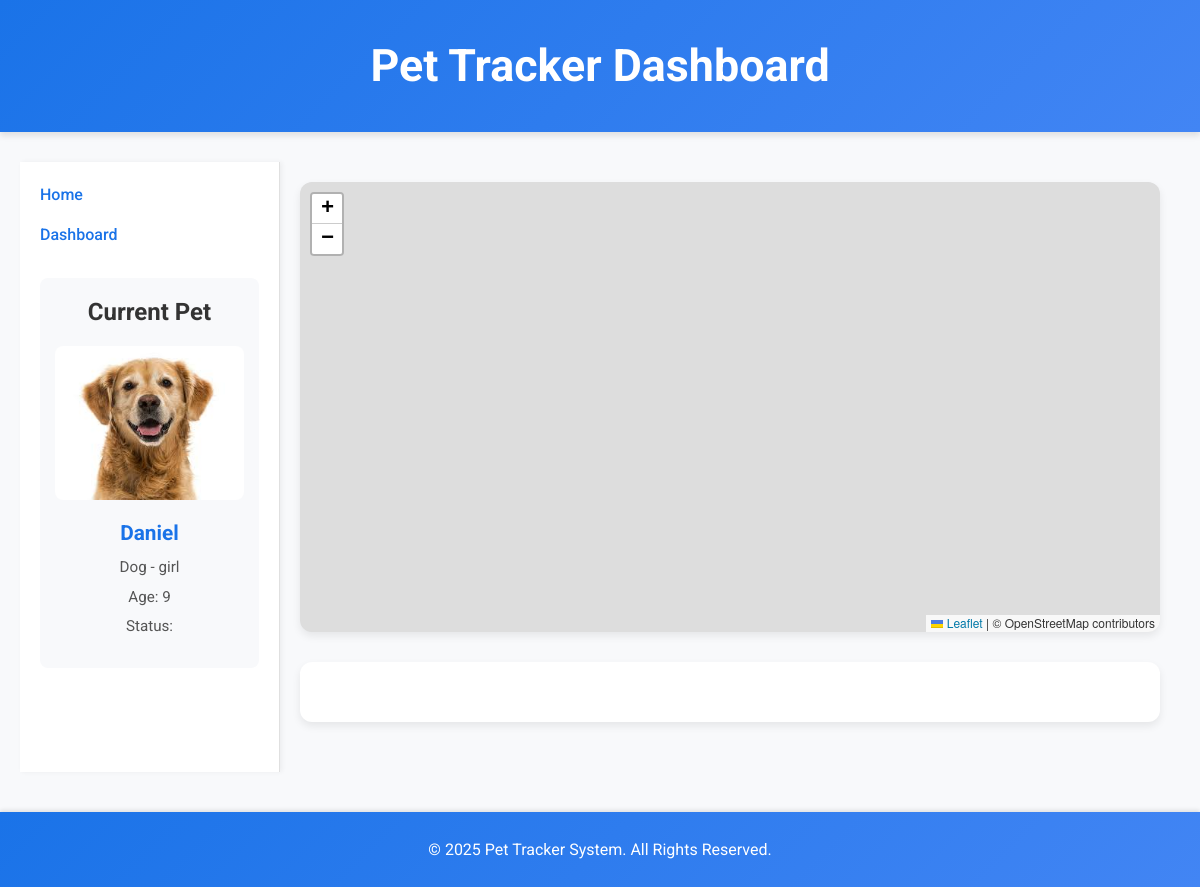
The page /dashboard (signed in) on the database its author committed.
### models/pet.py (models this page shows)
class Pet(db.Model):
    __tablename__ = 'pet'
    id = db.Column(db.Integer, primary_key=True)
    owner_id = db.Column(db.Integer, db.ForeignKey('owner.id'), nullable=False)
    name = db.Column(db.String(255), nullable=False)
    type = db.Column(db.String(50), nullable=False)
    breed = db.Column(db.String(255), nullable=False)
    gender = db.Column(db.String(10), nullable=False)
    age = db.Column(db.Integer, nullable=False)
    description = db.Column(db.Text, nullable=True)
    image_url = db.Column(db.String(255), nullable=True)
    tracker = db.relationship('Tracker', backref='pet', uselist=False)
    activity_logs = db.relationship('ActivityLog', backref='pet', lazy=True)

### app.py (the view)
    @app.route('/dashboard', endpoint='dashboard')
    def dashboard():
        if 'user' not in session:
            return redirect(url_for('login'))
        current_owner = Owner.query.first()
        current_pet = Pet.query.filter_by(owner_id=current_owner.id).first() if current_owner else None
        tracker = current_pet.tracker if current_pet else None
        return render_template(
            'dashboard.html',
            current_owner=current_owner,
            current_pet=current_pet,
            tracker=tracker
        )

### templates/dashboard.html (shortened to what this page needs)
<!DOCTYPE html>
<html lang="en">
<head>
  <link rel="stylesheet" href="{{ url_for('static', filename='css/styles.css') }}">
  <link rel="stylesheet" href="https://unpkg.com/leaflet/dist/leaflet.css" />
</head>
<body>
  <header>
    <h1>Pet Tracker Dashboard</h1>
  </header>
  <div class="container">
    <aside class="sidebar">
      <nav>
        <ul>
          <li><a href="{{ url_for('home') }}">Home</a></li>
          <li><a href="{{ url_for('dashboard') }}">Dashboard</a></li>
        </ul>
      </nav>
      <div class="sidebar-info">
        <h2>Current Pet</h2>
        <div class="pet-card">
        <img src="{{ current_pet.image_url or url_for('static', filename='images/sample-dog.jpg') }}" alt="Pet Image">
          <h3>{{ current_pet.name }}</h3>
          <p>{{ current_pet.type }} - {{ current_pet.breed }}</p>
          <p>Age: {{ current_pet.age }}</p>
          <p>Status: {{ current_pet.status }}</p>
        </div>
      </div>
    </aside>
    <main class="content">
      <section class="map-section">
        <div id="map"></div>
      </section>
      <section class="tracker-section">
      </section>
    </main>
  </div>
  <footer>
    <p>&copy; 2025 Pet Tracker System. All Rights Reserved.</p>
  </footer>
</body>
</html>

### static/css/styles.css (style rules this page uses)
* { margin: 0; padding: 0; box-sizing: border-box; }
body { font-family: 'Roboto', sans-serif; background-color: #f8f9fb; color: #333; line-height: 1.6; }
header { position: relative; background: linear-gradient(135deg, #1a73e8, #4285f4); color: #fff; padding: 30px 20px; text-align: center; box-shadow: 0 4px 6px rgba(0,0,0,0.1); }
header h1 { font-size: 2.8rem; font-weight: 700; }
.container { display: flex; max-width: 1200px; margin: 30px auto; padding: 0 20px; }
.sidebar { width: 260px; background: #fff; border-right: 1px solid #e0e0e0; padding: 20px; box-shadow: 2px 0 5px rgba(0,0,0,0.05); }
.sidebar nav ul { list-style: none; margin-bottom: 30px; }
.sidebar nav ul li { margin-bottom: 15px; }
.sidebar nav ul li a { text-decoration: none; color: #1a73e8; font-weight: 500; transition: color 0.3s ease; }
.sidebar-info { background: #f8f9fb; padding: 15px; border-radius: 8px; text-align: center; }
.sidebar-info h2 { font-size: 1.5rem; margin-bottom: 15px; color: #333; }
.pet-card { margin-bottom: 15px; }
.pet-card img { width: 100%; border-radius: 8px; margin-bottom: 10px; }
.pet-card h3 { font-size: 1.3rem; margin-bottom: 5px; color: #1a73e8; }
.pet-card p { font-size: 0.95rem; margin-bottom: 5px; color: #555; }
.content { flex: 1; padding: 20px; }
.map-section { margin-bottom: 30px; }
#map { width: 100%; height: 450px; border-radius: 12px; box-shadow: 0 4px 8px rgba(0,0,0,0.08); }
.tracker-section { background: #fff; padding: 30px; border-radius: 12px; box-shadow: 0 4px 8px rgba(0,0,0,0.08); margin-bottom: 30px; }
footer { background: linear-gradient(135deg, #1a73e8, #4285f4); color: #fff; text-align: center; padding: 25px 20px; margin-top: 40px; box-shadow: 0 -2px 4px rgba(0,0,0,0.1); }
footer p { font-size: 1rem; }

### rows shown on the page
Pet: image_url (picture), name "Daniel", type "Dog", breed "girl", age "9"
